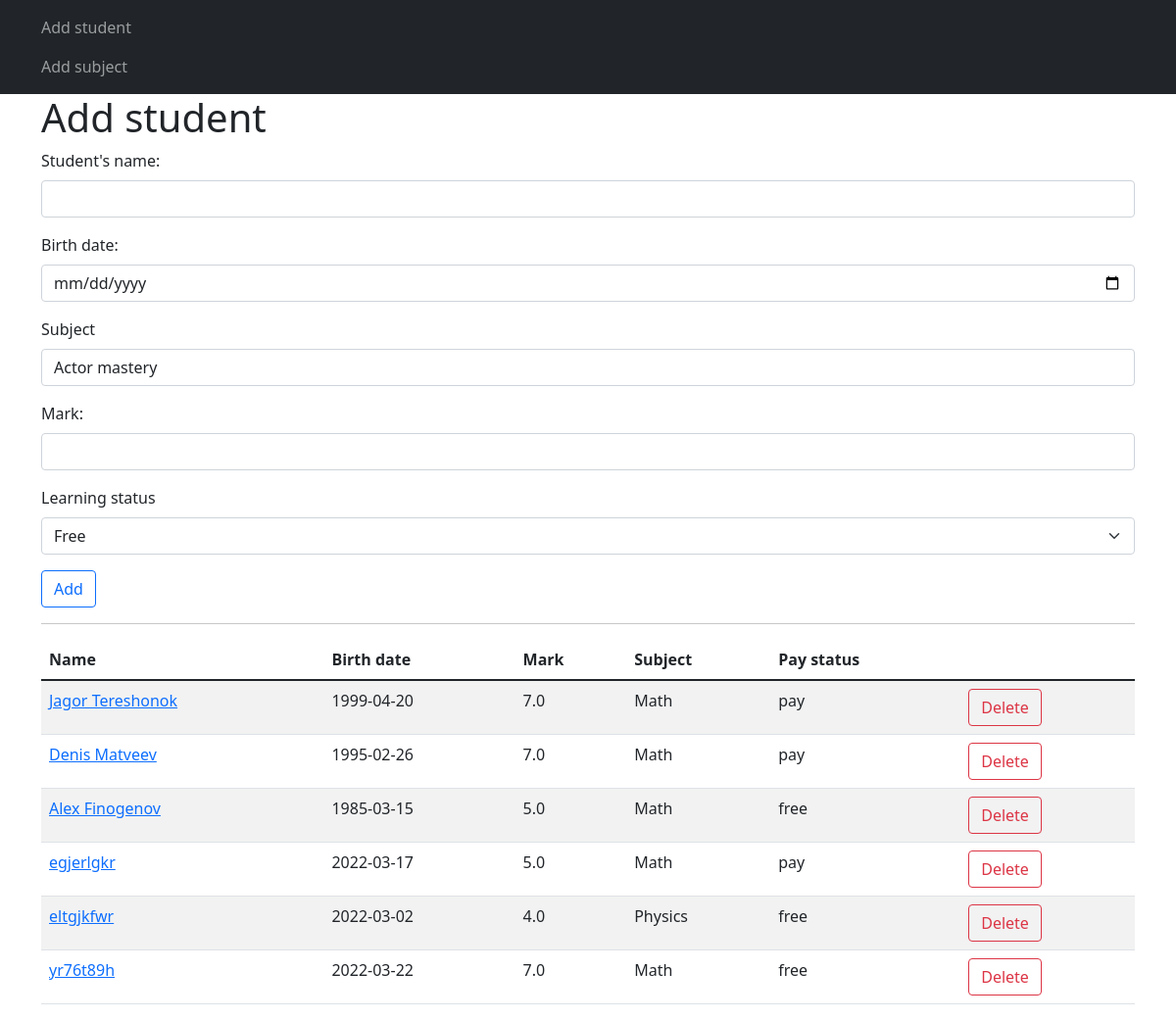
/add-student, run on an earlier commit of the app's database.
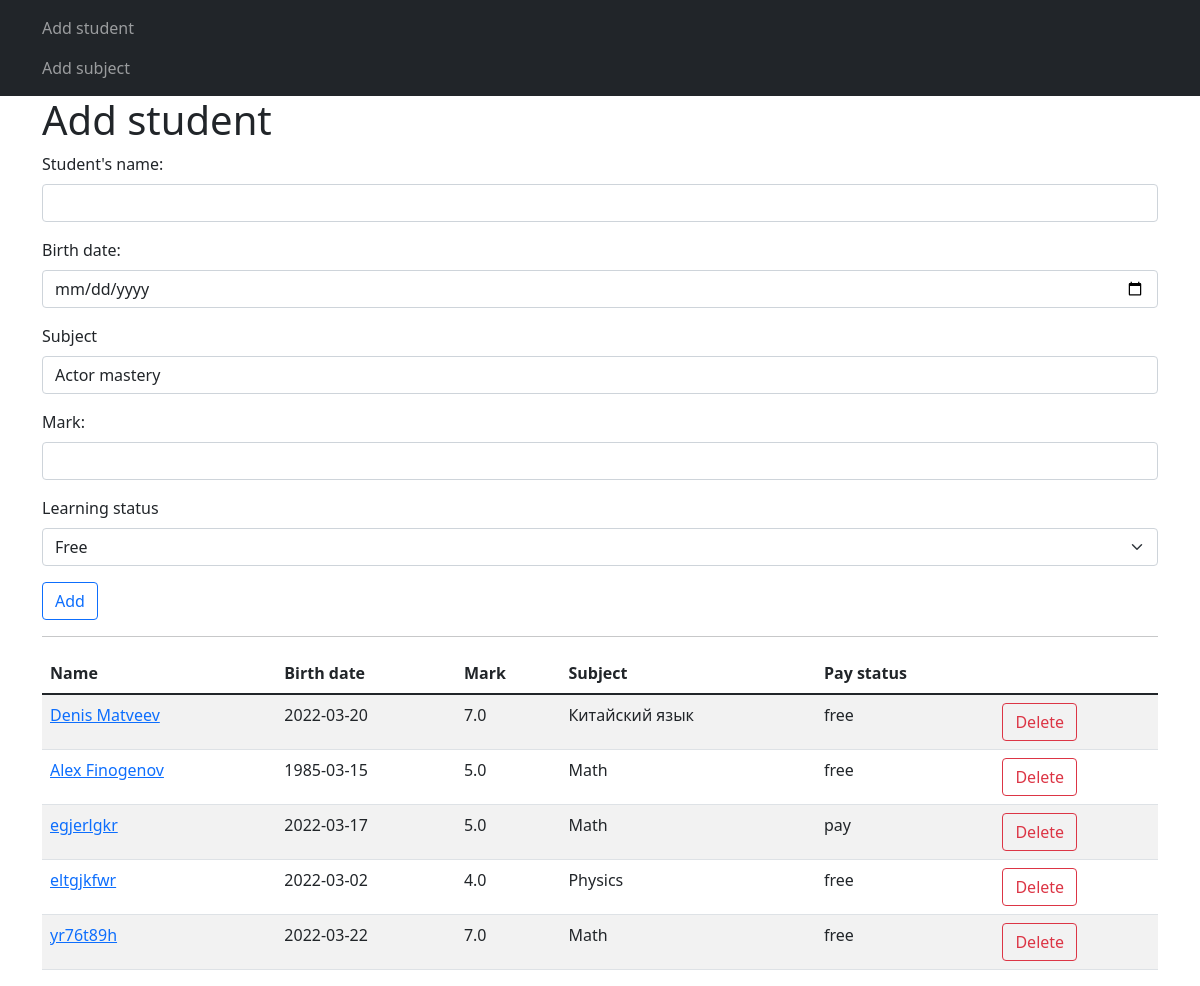
And on a later commit of the database.
### models.py (models this page shows)
class Students(db.Model):
    id = db.Column(db.Integer, primary_key=True)
    name = db.Column(db.String(120), nullable=False)
    birth_date = db.Column(db.Date, nullable=False, default=datetime.now())
    mark = db.Column(db.Float, nullable=False, default=3.2)
    subject_id = db.Column(db.Integer, db.ForeignKey('subjects.id'))
    status = db.Column(db.String(10), nullable=False, default='Paid')

class Subjects(db.Model):
    id = db.Column(db.Integer, primary_key=True)
    name = db.Column(db.String(80), nullable=False)
    student = db.relationship('Students', backref='subjects', lazy=True)

### routes.py (the view, shortened to what this page needs)
@app.route('/add-student', methods=['GET', 'POST'])
def add_student():
    form = StudentForm()
    form.subject.choices = [(subject.id, subject.name) for subject in Subjects.query.order_by(Subjects.name).all()]  # SELECT * FROM subjects ORDER BY name
    students = Students.query.all()  # достаю всех студентов из БД
    return render_template('add_students.html', form=form, items=students)

### forms.py
class StudentForm(FlaskForm):
    name = StringField('Student\'s name: ',
                       validators=[DataRequired()])
    birth_date = DateField('Birth date: ',
                           validators=[DataRequired()])
    mark = FloatField('Mark: ')
    subject = SelectField('Subject', choices=[])
    status = SelectField('Learning status',
                         choices=[
                             ('free', 'Free'),
                             ('pay', 'Paid')
                         ])
    submit = SubmitField('Add')

### templates/add_students.html
{% extends 'base.html' %}
{% block content %}
    <h1>Add student</h1>
    {% include 'snippets/student_form.html' %}
    <hr>
    {% if items|length > 1 %}
        <table class="table table-striped">
            <thead>
                <tr>
                    <th>Name</th>
                    <th>Birth date</th>
                    <th>Mark</th>
                    <th>Subject</th>
                    <th>Pay status</th>
                </tr>
            </thead>
            <tbody>
                {% for student in items %}
                    <tr>
                        <td><a href="/update-student/{{ student.id }}">{{ student.name }}</a></td>
                        <td>{{ student.birth_date }}</td>
                        <td>{{ student.mark }}</td>
                        <td>{{ student.subjects.name }}</td>
                        <td>{{ student.status }}</td>
                        <td><a href="/delete/{{ student.id }}" class="btn btn-outline-danger">Delete</a></td>
                    </tr>
                {% endfor %}
            </tbody>
        </table>
    {% endif %}
{% endblock %}

### templates/base.html (shortened to what this page needs)
<!DOCTYPE html>
<html lang="en">
<head>
    <link href="https://cdn.jsdelivr.net/npm/bootstrap@5.1.3/dist/css/bootstrap.min.css" rel="stylesheet"
>
</head>
<body>
<nav class="navbar navbar-dark bg-dark">
    <div class="container">
        <ul class="navbar-nav">
            <li class="nav-item">
                <a class="nav-link" href="{{ url_for('add_student') }}">Add student</a>
            </li>
            <li class="nav-item">
                <a class="nav-link" href="{{ url_for('add_subject') }}">Add subject</a>
            </li>
        </ul>
    </div>
</nav>
<div class="container">
    {% block content %}{% endblock %}
</div>
</body>
</html>

### templates/snippets/student_form.html (shortened to what this page needs)
<form action="" method="post">
        <div class="mb-3">
            {{ form.name.label(class="form-label") }}
            {{ form.name(class="form-control") }}
        </div>
        <div class="mb-3">
            {{ form.birth_date.label(class="form-label") }}
            {{ form.birth_date(class="form-control") }}
        </div>
        <div class="mb-3">
            {{ form.subject.label(class="form-label") }}
            {{ form.subject(class="form-control") }}
        </div>
        <div class="mb-3">
            {{ form.mark.label(class="form-label") }}
            {{ form.mark(class="form-control") }}
        </div>
        <div class="mb-3">
            {{ form.status.label(class="form-label") }}
            {{ form.status(class="form-select") }}
        </div>
        <div class="mb-3">
            {{ form.submit(class="btn btn-outline-primary") }}
        </div>
    </form>

What changed in the data, as far as the page shows it:
removed Students: name "Jagor Tereshonok", birth_date "1999-04-20", mark "7.0", subjects.name "Math", status "pay"
changed Students "Denis Matveev": birth_date "1995-02-26" → "2022-03-20"; subjects.name "Math" → "Китайский язык"; status "pay" → "free"
